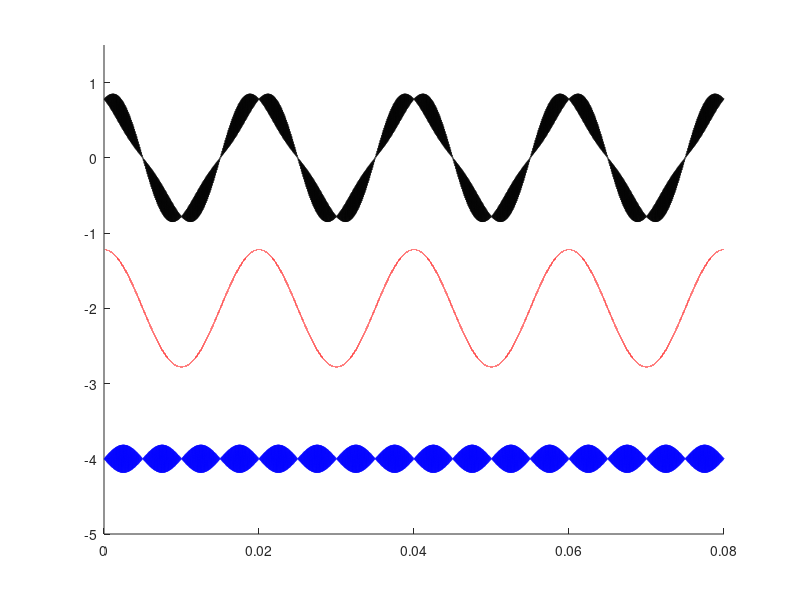

Write the MATLAB code that produced this figure. (Note: this script raises an error after producing the figure.)
clear ;
clc;
tic;
%% Time array
ma = 0.90;
fout = 50; % Hz
fsw = 10000; % Hz
Tstep = (1/fsw)/200; % s
Ts = Tstep; % s
Tfinal =4/fout ; % s
time_array = 0:Tstep:Tfinal-Tstep;
NumberofSteps = numel(time_array);
%Generate switching signals
The_c=0;
The_f=pi/3-pi/2;
phaseA=The_f+0;
phaseB=The_f-2*pi/3;
phaseC=The_f+2*pi/3;
VrefA = ma*cos(2*pi*fout*time_array+phaseA);
VrefB = ma*cos(2*pi*fout*time_array+phaseB);
VrefC = ma*cos(2*pi*fout*time_array+phaseC);
Vtriang = zeros(1, NumberofSteps);
for k = 1:Tfinal*fsw
   Triang_temp = triang(1/(Ts*fsw));
   Vtriang((length(Triang_temp)*(k-1)+1:k/(Tstep*fsw))) = (Triang_temp*2)-1;
end

carrierPhA=0;
carrierPhB=0;
carrierPhC=0;
carA= round(carrierPhA/(fsw*Ts)/360);
if carA==0
    carA=1;
end
carB= round(carrierPhB/(fsw*Ts)/360);
if carB==0
    carB=1;
end
carC= round(carrierPhC/(fsw*Ts)/360);
if carC==0
    carC=1;
end

VcarrierA = [ Vtriang(carA:end), zeros(1,carA-1)];
VcarrierB = [ Vtriang(carB:end), zeros(1,carB-1)];
VcarrierC = [ Vtriang(carC:end), zeros(1,carC-1)];


SA = double(VrefA > VcarrierA);
SB = double(VrefB > VcarrierB);
SC = double(VrefC > VcarrierC);

VphaA = ma*cos(2*pi*fout*time_array+phaseA)/2;
VphaB = ma*cos(2*pi*fout*time_array+phaseB)/2;
VphaC = ma*cos(2*pi*fout*time_array+phaseC)/2;

carrierPhA=carrierPhA*pi/180;
carrierPhB=carrierPhB*pi/180;
carrierPhC=carrierPhC*pi/180;
m=1; % carrier
n=2; % fundamental
mag_fsw=2*m*besselj(0,ma*pi/2)/pi;
Vfsw_A=(2*m*besselj(0,ma*pi/2)/pi)*cos(2*pi*fsw*time_array+carrierPhA);
Vfsw_B=(2*m*besselj(0,ma*pi/2)/pi)*cos(2*pi*fsw*time_array+carrierPhB);
Vfsw_C=(2*m*besselj(0,ma*pi/2)/pi)*cos(2*pi*fsw*time_array+carrierPhC);

VfswSL_A=2.*besselj(n,m*ma*pi/2)/(m*pi)*cos(2*pi*(fsw-2*fout)*time_array+carrierPhA-2*phaseA);
VfswSL_B=2.*besselj(n,m*ma*pi/2)/(m*pi)*cos(2*pi*(fsw-2*fout)*time_array+carrierPhB-2*phaseB);
VfswSL_C=2.*besselj(n,m*ma*pi/2)/(m*pi)*cos(2*pi*(fsw-2*fout)*time_array+carrierPhB-2*phaseC);
%
VfswSH_A=2.*besselj(n,m*ma*pi/2)/(m*pi)*cos(2*pi*(fsw+2*fout)*time_array+carrierPhA+2*phaseA);
VfswSH_B=2.*besselj(n,m*ma*pi/2)/(m*pi)*cos(2*pi*(fsw+2*fout)*time_array+carrierPhB+2*phaseB);
VfswSH_C=2.*besselj(n,m*ma*pi/2)/(m*pi)*cos(2*pi*(fsw+2*fout)*time_array+carrierPhB+2*phaseC);


figure1 = figure;
axes1 = axes('Parent',figure1);
hold(axes1,'on');

plot(time_array,(VphaA-VphaB)+0.4*(Vfsw_A-Vfsw_B+VfswSL_A-VfswSL_B+VfswSH_A-VfswSH_B), ...
    'DisplayName','Inverter Current','color','k','LineWidth',1)
hold on;
% yline(0,'LineWidth',0.5)
minus=-2;
plot(time_array,(VphaA-VphaB)+minus,'color','r','DisplayName','Motor Current','LineWidth',1)
hold on;
% yline(minus,'LineWidth',0.5)
minus=-4;
plot(time_array,0.4*(Vfsw_A-Vfsw_B+VfswSL_A-VfswSL_B+VfswSH_A-VfswSH_B)+minus, ...
    'DisplayName','WPT Current','color','b','LineWidth',1);
% yline(minus,'LineWidth',0.5)
ylim([-5 1.5])
set(gca,'xtick',[0 0.02 0.04 0.06 0.08])
% xticklabels({'0' 'Ts'  '2Ts' '3Ts' '4Ts'})
set(gca,'xticklabels', {'0' 'Ts'  '2Ts' '3Ts' '4Ts'},'FontName','Times New Roman', 'FontSize', 16)
% grid on;
% grid minor;
set(gca,'ytick',[])

legend1 = legend(axes1,'show');
set(legend1,...
    'Location','Best','box','off','FontName','Times New Roman', 'FontSize', 14);

%%
figure();
minus=2.5;
plot(time_array,VcarrierA+minus,'color',[0.5 0 0.5],'LineWidth',0.5)
hold on;
plot(time_array,VphaA+minus,'color',[0.5 0 0.5],'LineWidth',2)
hold on;
minus=2.5;
% plot(time_array,VcarrierB+minus,'color',[0 0.5 0],'LineWidth',0.5)
plot(time_array,VcarrierB+minus,'--','color',[0 0.5 0],'LineWidth',0.5)
plot(time_array,VcarrierB+minus,'color',[0 0.5 0],'LineWidth',1)
hold on;
plot(time_array,VphaB+minus,'color',[0 0.5 0],'LineWidth',2)
hold on;
plot(time_array,SA-SB,'color','k','LineWidth',1)
hold on;
yline(0,'LineWidth',0.5)
minus=-2;
plot(time_array,(VphaA-VphaB)+minus,'color','r','LineWidth',1)
hold on;
yline(minus,'LineWidth',0.5)
minus=-4;
plot(time_array,(Vfsw_A-Vfsw_B+VfswSL_A-VfswSL_B+VfswSH_A-VfswSH_B)+minus,'color','b','LineWidth',1);
yline(minus,'LineWidth',0.5)
set(gca,'xtick',[])
grid on;
grid minor;
set(gca,'ytick',[])

%%
figure1 = figure;
% Create axes
axes1 = axes('Parent',figure1);
hold(axes1,'on');
% Create plot
% plot(time_array,VcarrierA,'color',[0.5 0 0.5],'LineWidth',0.5)
plot(time_array,VcarrierB,'color',[0 0.5 0],'LineWidth',0.5)
box(axes1,'on');
hold(axes1,'off');
% Set the remaining axes properties
set(axes1,'XTickLabel','','YTickLabel','');
hold on;
%%
figure1 = figure;
% Create axes
axes1 = axes('Parent',figure1);
hold(axes1,'on');
% Create plot
% plot(time_array,VrefA,'color',[0.5 0 0.5],'LineWidth',0.5)
plot(time_array,VrefB,'color',[0 0.5 0],'LineWidth',0.5)
% plot(time_array,VrefC,'color',[0 0 0],'LineWidth',0.5)
box(axes1,'on');
hold(axes1,'off');
% Set the remaining axes properties
set(axes1,'XTickLabel','','YTickLabel','');
hold on;
%%
figure1 = figure;
% Create axes
axes1 = axes('Parent',figure1);
hold(axes1,'on');
% Create plot
% plot(time_array,SA-SB,'color',[0 0 0.5],'LineWidth',0.5)
% plot(time_array,SB-SC,'color',[0.5 0 0],'LineWidth',0.5)
% plot(time_array,SC-SA,'color',[0.5 0 0.5],'LineWidth',0.5)
% plot(time_array,(Vfsw_A-Vfsw_B+VfswSL_A-VfswSL_B+VfswSH_A-VfswSH_B),'color',[0 0 0.5],'LineWidth',0.5)
% plot(time_array,(VrefA+Vfsw_A-Vfsw_B+VfswSL_A-VfswSL_B+VfswSH_A-VfswSH_B),'color',[0.5 0 0.5],'LineWidth',0.5)
plot(time_array,VrefB-(Vfsw_A-Vfsw_B+VfswSL_A-VfswSL_B+VfswSH_A-VfswSH_B),'color',[0 0.5 0],'LineWidth',0.5)
% plot(time_array,(VrefA+Vfsw_A-Vfsw_B+VfswSL_A-VfswSL_B+VfswSH_A-VfswSH_B),'color',[0.5 0 0.5],'LineWidth',0.5)

box(axes1,'on');
hold(axes1,'off');
% Set the remaining axes properties
set(axes1,'XTickLabel','','YTickLabel','');
hold on;
